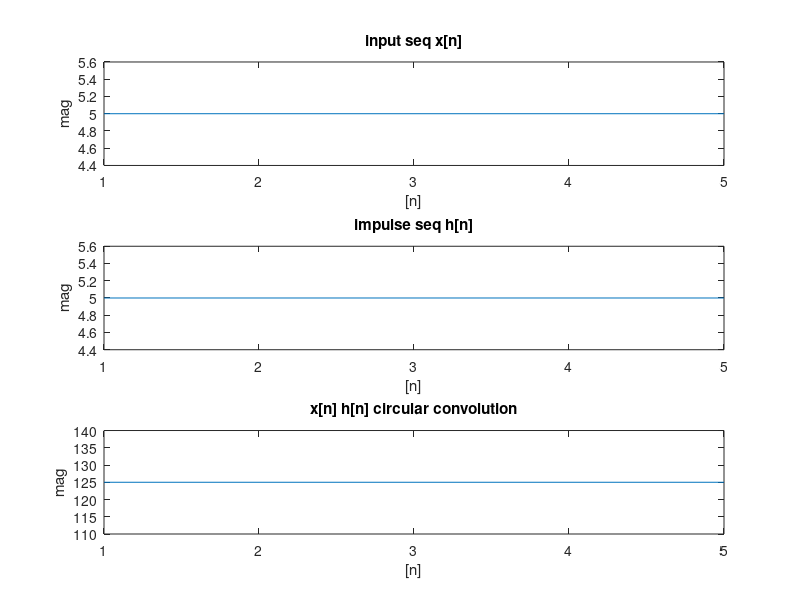

Source code (MATLAB):
clear all;
clc;
L1 = input('Enter number of data points in x[n]: ');

x1 = zeros(L1, 1); %input seq 1
for i = 1:L1
    x1(i) = input(['Enter value for x[n](', num2str(i), '): ']);
end

L2 = input('Enter number of data points in h[n]: ');

x2 = zeros(L2, 1); %input seq 2
for i = 1:L2
    x2(i) = input(['Enter value for h[n](', num2str(i), '): ']);
end

disp('Input sequence x[n]:');
disp(x1);
disp('impulse sequence h[n]:');
disp(x2);

N=max(L1,L2);

%DFT of x1
X1 = zeros(N, 1);%dft seq
for k = 0:N-1
    for n = 0:N-1
        X1(k+1) = X1(k+1) + x1(n+1)*exp(-j*2*pi*n*k/N);
    end
end
%disp('DFT coefficients of x1:');
%disp(X1);

%DFT of x2
X2 = zeros(N, 1);%dft seq
for k = 0:N-1
    for n = 0:N-1
        X2(k+1) = X2(k+1) + x2(n+1)*exp(-j*2*pi*n*k/N);
    end
end
%disp('DFT coefficients of x2:');
%disp(X2);

Y=X1.*X2;

y=zeros(N,1);
%IDFT of Y
for n = 0:N-1
    for k = 0:N-1
        y(n+1) = y(n+1) + (1/N)*Y(k+1)*exp(j*2*pi*n*k/N);
    end
end
disp('circular convolution coefficient');
disp(y);

subplot(3,1,1);
plot(abs(x1));
xlabel('[n]');
ylabel('mag');
title('input seq x[n]');

subplot(3,1,2);
plot(abs(x2));
xlabel('[n]');
ylabel('mag');
title('impulse seq h[n]');

subplot(3,1,3);
plot(abs(y));
xlabel('[n]');
ylabel('mag');
title('x[n] h[n] circular convolution');
